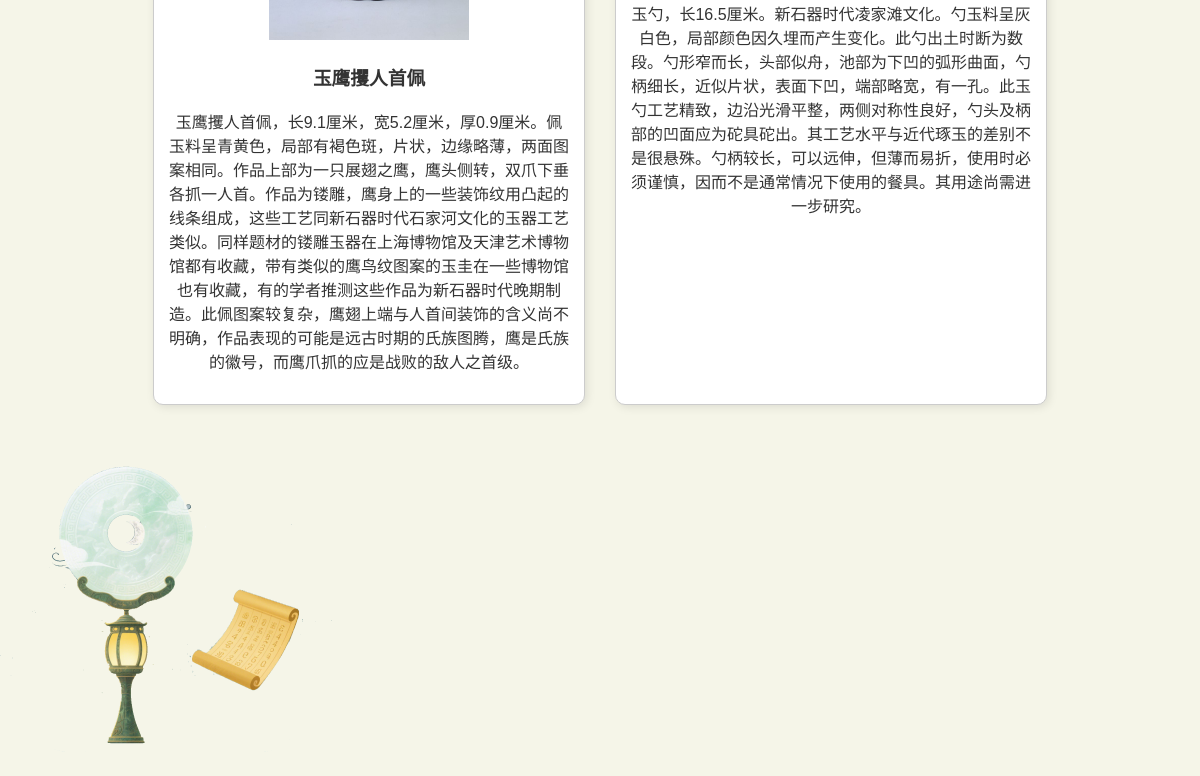
/exhibit/1 (lower part), run on an earlier commit of the app's database.
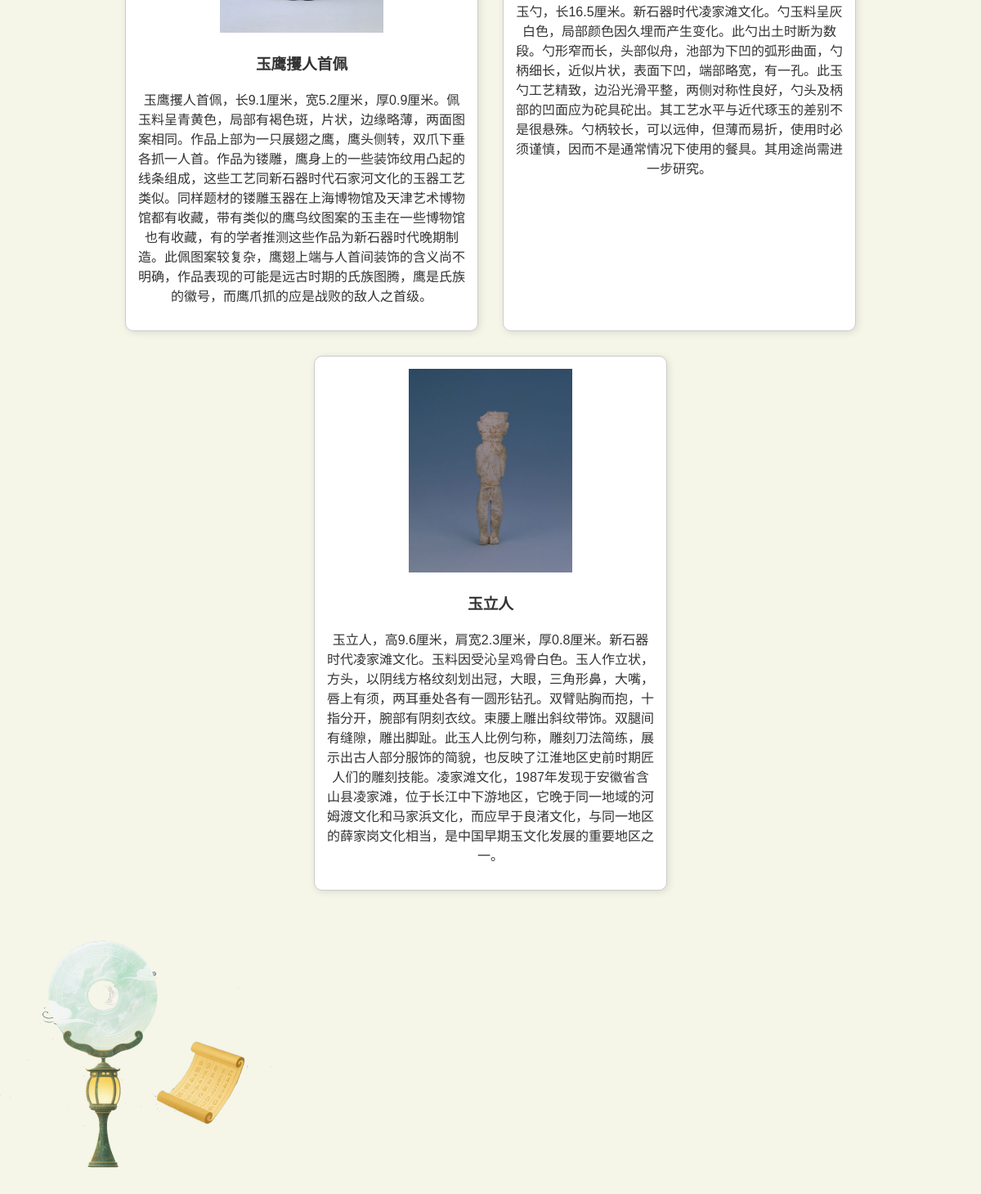
And on a later commit of the database.
### tables this page shows
CREATE TABLE artifacts (
    id INTEGER PRIMARY KEY AUTOINCREMENT,
    name TEXT NOT NULL,
    description TEXT,
    image_path TEXT,
    hall_id INTEGER
);

### app.py (the view)
@app.route('/exhibit/<int:hall_id>')
def show_exhibit(hall_id):
    conn = sqlite3.connect('artifacts.db')
    cursor = conn.cursor()
    cursor.execute("SELECT name, description FROM halls WHERE id = ?", (hall_id,))
    hall = cursor.fetchone()
    if hall:
        hall_name, hall_desc = hall
    else:
        hall_name, hall_desc = ""
    cursor.execute("SELECT name, description, image_path FROM artifacts WHERE hall_id = ?", (hall_id,))
    artifacts = cursor.fetchall()
    conn.close()
    return render_template('exhibit.html', hall_id=hall_id, hall_name=hall_name,hall_desc=hall_desc ,artifacts=artifacts)

### templates/exhibit.html (shortened to what this page needs)
<!DOCTYPE html>
<html>
<head>
</head>
<body>
    <div class="gallery">
        {% for artifact in artifacts %}
        <div class="card">
            <img src="{{ artifact[2] }}" alt="{{ artifact[0] }}" width="200">
            <h3>{{ artifact[0] }}</h3>
            <p>{{ artifact[1] }}</p>
        </div>
        {% endfor %}
    </div>
    <a href="{{ url_for("explain")}}"><img src="../static/images/clickjh.png" alt="" style="width: 332px;height: 332px;"></a>
</body>
</html>

What changed in the data, as far as the page shows it:
added artifacts: shows a picture, name "玉立人", description "玉立人，高9.6厘米，肩宽2.3厘米，厚0.8厘米。新石器时代凌家滩文化。玉料因受沁呈鸡骨白色。玉人作立状，方头，以阴线方格纹刻划出冠，大眼，三角形鼻，大嘴，唇上有须，两耳垂处各有一圆形钻孔。双臂贴胸而抱，十指分开，腕部有阴刻衣纹。束腰上雕出斜纹带饰。双腿间有缝隙，雕出脚趾。此玉人比例匀称，雕刻刀法简练，展示出古人部分服饰的简貌，也反映了江淮地区史前时期匠人们的雕刻技能。凌家滩文化，1987年发现于安徽省含山县凌家滩，位于长江中下游地区，它晚于同一地域的河姆渡文化和马家浜文化，而应早于良渚文化，与同一地区的薛家岗文化相当，是中国早期玉文化发展的重要地区之一。"
